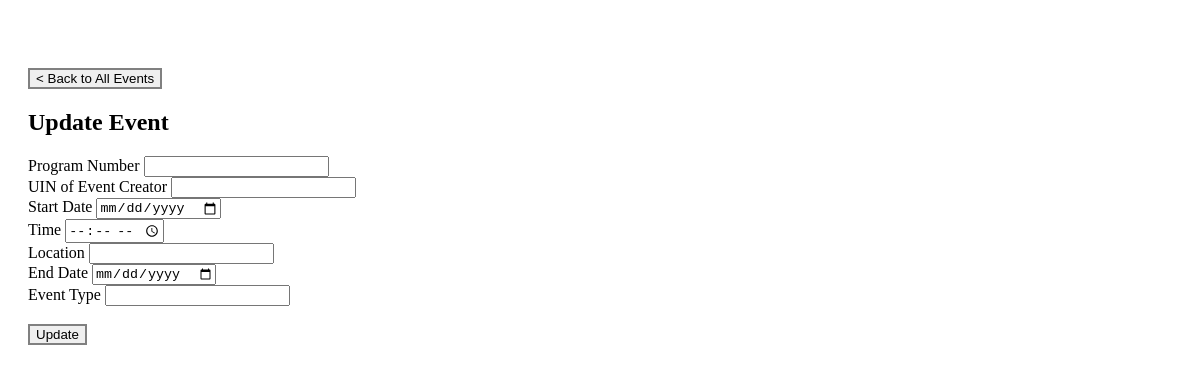
The page /admin/update_event/1 (signed in) on the database as committed earlier.
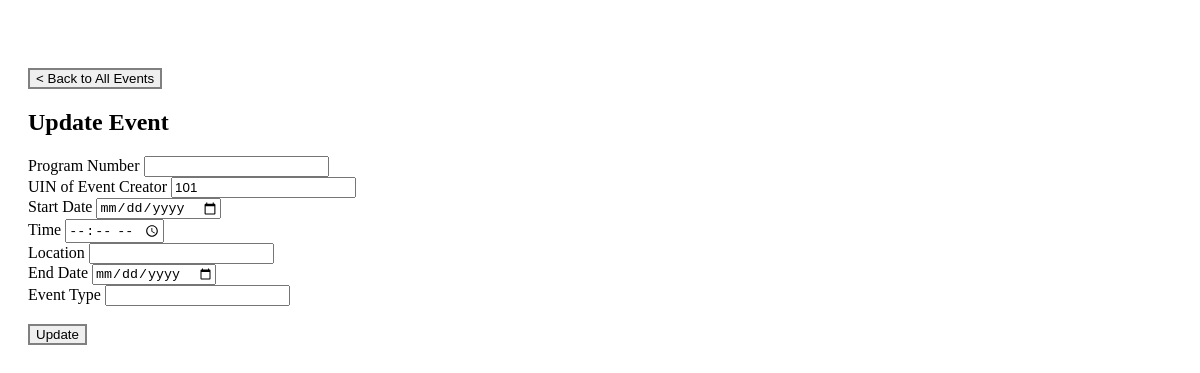
The same page on the database as committed later.
### tables this page shows
CREATE TABLE Event (
                Event_ID INTEGER PRIMARY KEY AUTOINCREMENT,
                Program_Num INTEGER,
                UIN INTEGER,
                Start_Date DATE,
                Time TIME,
                Location VARCHAR(50),
                End_Date DATE,
                Event_Type VARCHAR(50),
                FOREIGN KEY(UIN) REFERENCES Users(UIN),
                FOREIGN KEY(Program_Num) REFERENCES Programs(Program_Num)
                );

### routes/admin.py (the view)
@admin_bp.route('/update_event/<int:event_id>', methods=['GET', 'POST'])
@login_required
def update_event(event_id):
    conn =  get_db_connection()
    if (request.method == 'POST'):
        update_event_info(conn, event_id, request.form["program_num"], request.form["UIN"], request.form["start_date"], request.form["time"], request.form["location"], request.form["end_date"], request.form["event_type"])
        conn.close()
        return redirect(url_for('admin_bp.view_all_events'))
    event = get_event(conn, event_id)
    conn.close()
    return render_template("update_event.html", event=event)

### app.py (called while the page is built)
@login_manager.user_loader
def load_user(UIN):
    return User(UIN)

### db.py (called while the page is built)
def get_db_connection():
    conn = sqlite3.connect('database.db')
    conn.row_factory = sqlite3.Row
    return conn

### util/Events.py (called while the page is built)
def get_event(conn, Event_ID):
    return conn.execute('SELECT * FROM Event WHERE Event_ID=?', (Event_ID, )).fetchone()

### templates/update_event.html (shortened to what this page needs)
<!DOCTYPE html>
<html lang="en">
<head>
  <link rel="stylesheet" href="../static/general.css">
</head>
<body>
  <a class="back_button" href="{{ url_for('admin_bp.view_all_events') }}">
    <button>< Back to All Events</button>
  </a>
  <h2>Update Event</h2>
  <form action="/admin/update_event/{{event.event_id}}" method="POST">
    <div class="form-group">
        <label for="program_num">Program Number</label>
        <input id="program_num" name="program_num" type="number" value="{{ event.program_num }}">
    </div>
    <div class="form-group">
        <label for="UIN">UIN of Event Creator</label>
        <input id="UIN" name="UIN" type="number" value="{{ event.UIN }}">
    </div>
    <div class="form-group">
        <label for="start_date">Start Date</label>
        <input id="start_date" name="start_date" type="date" value="{{ event.start_date }}">
    </div>
    <div class="form-group">
        <label for="time">Time</label>
        <input id="time" name="time" type="time" value="{{ event.time }}">
    </div>
    <div class="form-group">
        <label for="location">Location</label>
        <input id="location" name="location" type="text" value="{{ event.location }}">
    </div>
    <div class="form-group">
        <label for="end_date">End Date</label>
        <input id="end_date" name="end_date" type="date" value="{{ event.end_date }}">
    </div>
    <div class="form-group">
        <label for="event_type">Event Type</label>
        <input id="event_type" name="event_type" type="text" value="{{ event.event_type }}">
    </div>
    <br>
    <div class="form-group">
      <button id="apply-button" type="submit">Update</button>
    </div>
  </form>
</body>
</html>

Rows that differ between the two databases and show on the page:
added Event: UIN "101"
